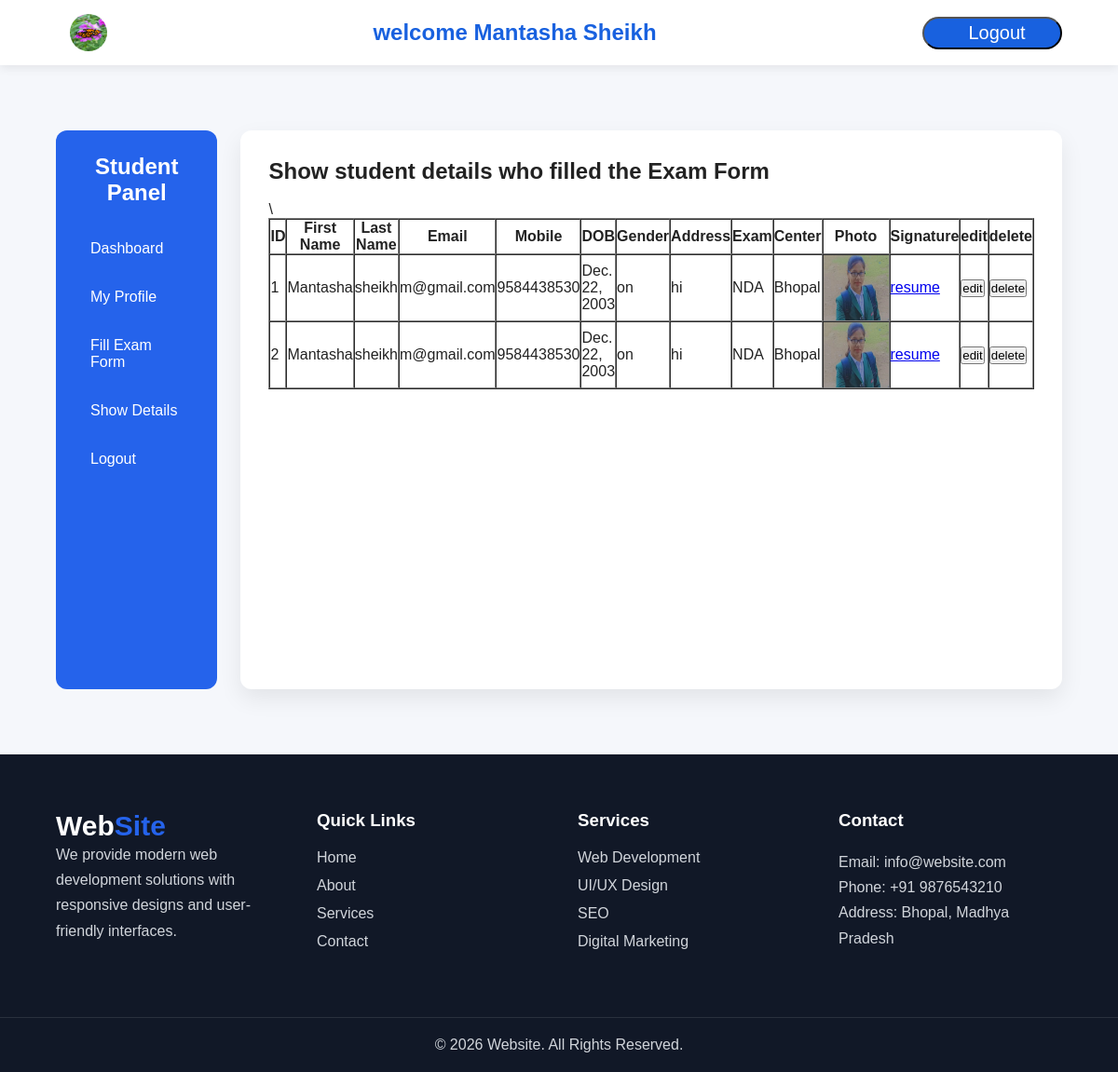
/show_details/ (signed in), run on an earlier commit of the app's database.
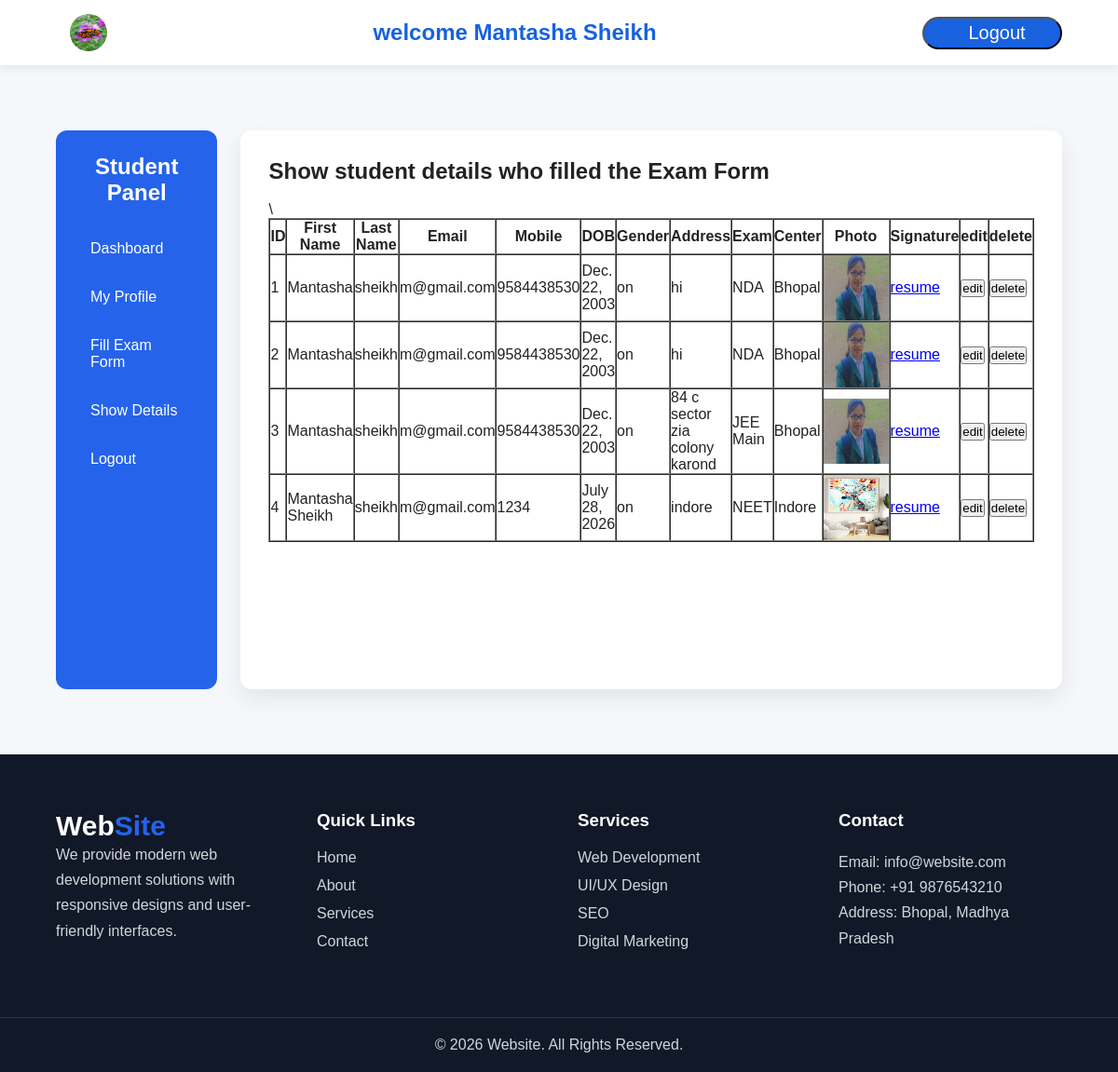
And on a later commit of the database.
### app/models.py (models this page shows, shortened)
class ExamForm(models.Model):
    first_name = models.CharField(max_length=100)
    last_name = models.CharField(max_length=100)
    email = models.EmailField()
    mobile = models.CharField(max_length=10)
    dob = models.DateField()
    gender = models.CharField(max_length=10)
    address = models.TextField()
    exam = models.CharField(max_length=20)
    exam_center = models.CharField(max_length=20)
    photograph = models.ImageField(upload_to='photos/')
    signature = models.ImageField(upload_to='signatures/')
    created_at = models.DateTimeField(auto_now_add=True)
    updated_at = models.DateTimeField(auto_now=True)

### app/views.py (the view)
# urls.py: path('show_details/', views.show_details, name='show_details'),
def show_details(req):
    if 'user_id' in req.session:
        Exam_data = ExamForm.objects.all()
        user_data = Student.objects.get(id=req.session.get('user_id'))
        return render(req,  'show_details.html' , {'Exam_data':Exam_data , 'data':user_data})
    return redirect('login')

### app/templates/show_details.html
{% extends 'subbase.html' %}
{% block dashboard_content %}
<h2>Show student details who filled the Exam Form</h2><br>
<table border="1" cellpadding="10" cellspacing="0" width="100%">
    <tr>
        <th>ID</th>
        <th>First Name</th>
        <th>Last Name</th>
        <th>Email</th>
        <th>Mobile</th>
        <th>DOB</th>
        <th>Gender</th>
        <th>Address</th>
        <th>Exam</th>
        <th>Center</th>
        <th>Photo</th>
        <th>Signature</th>
        <th>edit</th>\
        <th>delete</th>
    </tr>
    {% for student in Exam_data %}
    <tr>
        <td>{{ forloop.counter}}</td>
        <td>{{ student.first_name }}</td>
        <td>{{ student.last_name }}</td>
        <td>{{ student.email }}</td>
        <td>{{ student.mobile }}</td>
        <td>{{ student.dob }}</td>
        <td>{{ student.gender }}</td>
        <td>{{ student.address }}</td>
        <td>{{ student.exam }}</td>
        <td>{{ student.exam_center }}</td>
        <td>
            <img src="{{ student.photograph.url }}" width="70" height="70">
        </td>
        <td>
            <a href="{{ student.signature.url }}" download >resume</a>
        </td>
        <td><a href="{% url 'edit' pk=student.id %}"><button type="submit">edit</button></a></td>
        <td><a href="{% url 'delete' pk=student.id %}"><button type="submit">delete</button></a></td>
    </tr>
    {% empty %}
    <tr>
        <td colspan="12" align="center">No Student Found</td>
    </tr>
    {% endfor %}
</table>
{% endblock %}

What changed in the data, as far as the page shows it:
added ExamForm: first_name "Mantasha", last_name "sheikh", email "m@gmail.com", mobile "9584438530", dob "Dec. 22, 2003", gender "on", address "84 c sector zia colony karond", exam "JEE Main", exam_center "Bhopal", photograph (picture)
added ExamForm: first_name "Mantasha Sheikh", last_name "sheikh", email "m@gmail.com", mobile "1234", dob "July 28, 2026", gender "on", address "indore", exam "NEET", exam_center "Indore", photograph (picture)
